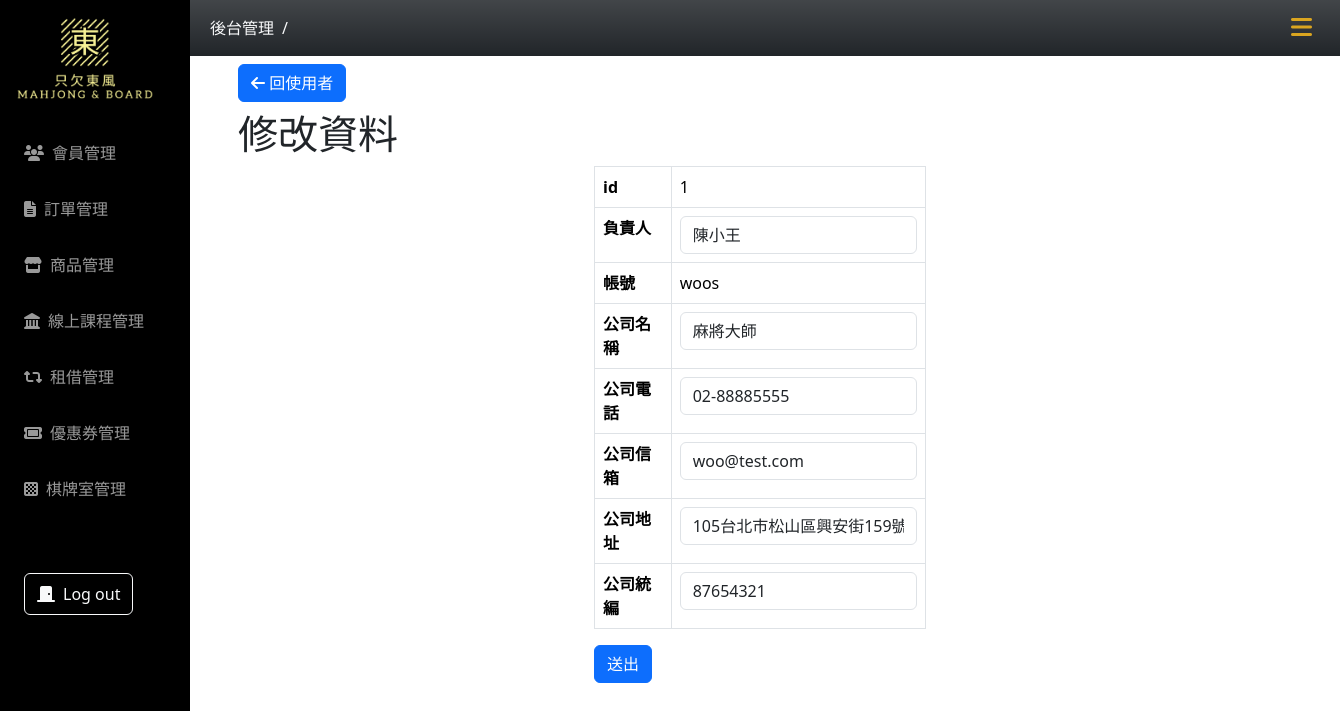
/owner-list/user-edit.php, run on an earlier commit of the app's database.
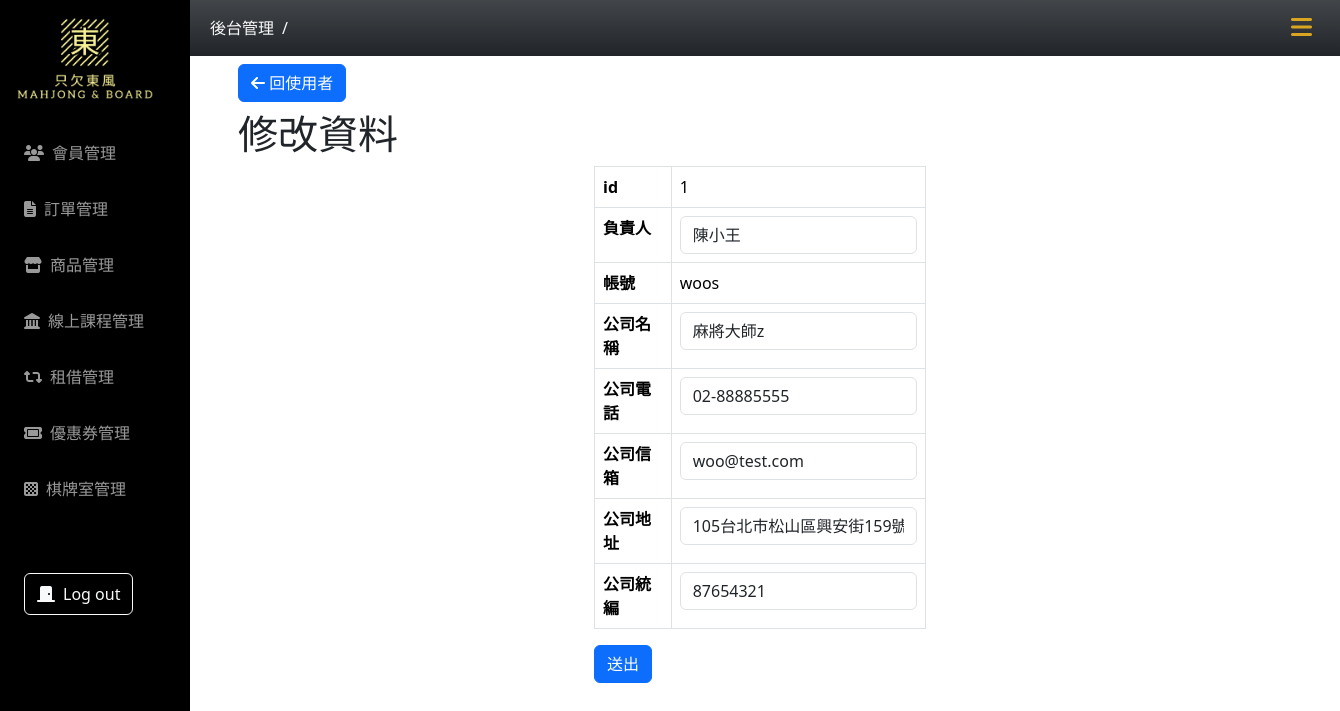
And on a later commit of the database.
### tables this page shows
CREATE TABLE `owner` (
  `id` int(11) NOT NULL,
  `member_type` text NOT NULL DEFAULT '企業會員',
  `account` varchar(50) NOT NULL,
  `password` varchar(255) NOT NULL DEFAULT '12345',
  `company_name` varchar(100) NOT NULL,
  `company_phone` varchar(20) NOT NULL,
  `fax_phone` varchar(20) DEFAULT NULL,
  `company_email` varchar(100) NOT NULL,
  `company_address` varchar(255) NOT NULL,
  `responsible_person` varchar(50) NOT NULL,
  `tax_ID_number` text NOT NULL,
  `created_at` timestamp NOT NULL DEFAULT current_timestamp(),
  `valid` text NOT NULL DEFAULT '1'
);

### owner-list/user-edit.php (the view, shortened to what this page needs)
<?php
if (!isset($_GET["id"])) {
  $id = 1;
} else {
  $id = $_GET["id"];
}
require_once("../db_connect_mahjong.php");
$sql = "SELECT * FROM owner WHERE id = $id AND valid = 1";
$result = $conn->query($sql);
$row = $result->fetch_assoc();
if ($result->num_rows > 0) {
  $userExit = true;
} else {
  $userExit = false;
  $title = "使用者不存在";
}
?>
<!doctype html>
<html lang="en">
<head>
  <?php include("../css-mahjong.php") ?>
</head>
<body>
  <?php include("../nav.php") ?>
  <div class="container main-content px-5">
    <div class="py-2">
      <a class="btn btn-primary" href="user.php?id=<?= $id ?>"><i class=" fa-solid fa-arrow-left"></i> 回使用者
      </a>
    </div>
    <div class="row justify-content-center">
      <h1>修改資料</h1>
      <div class="col-lg-4">
        <?php if ($userExit) : ?>
          <form action="doUpdateUser.php" method="post">
            <table class="table table-bordered">
              <tr>
                <th>id</th>
                <td>
                  <?= $row["id"] ?></td>
              </tr>
              <tr>
                <th>負責人</th>
                <td><input type="text" class="form-control" name="responsible_person" value="<?= $row["responsible_person"] ?>"></td>
              </tr>
              <tr>
                <th>帳號</th>
                <td><?= $row["account"] ?></td>
              </tr>
              <tr>
                <th>公司名稱</th>
                <td><input type="text" class="form-control" name="company_name" value="<?= $row["company_name"] ?>"></td>
              </tr>
              <tr>
                <th>公司電話</th>
                <td><input type="tel" class="form-control" name="company_phone" value="<?= $row["company_phone"] ?>"></td>
              </tr>
              <tr>
                <th>公司信箱</th>
                <td><input type="email" class="form-control" name="company_email" value="<?= $row["company_email"] ?>"></td>
              </tr>
              <tr>
                <th>公司地址</th>
                <td><input type="text" class="form-control" name="company_address" value="<?= $row["company_address"] ?>"></td>
              </tr>
              <tr>
                <th>公司統編</th>
                <td><input type="text" class="form-control" name="tax_ID_number" value="<?= $row["tax_ID_number"] ?>"></td>
              </tr>
            </table>
            <button class="btn btn-primary" type="submit">送出</button>
          </form>
        <?php else : ?>
          <h1>使用者不存在</h1>
        <?php endif; ?>
      </div>
    </div>
  </div>
</body>
</html>

What changed in the data, as far as the page shows it:
changed owner "woos": company_name "麻將大師" → "麻將大師z"
